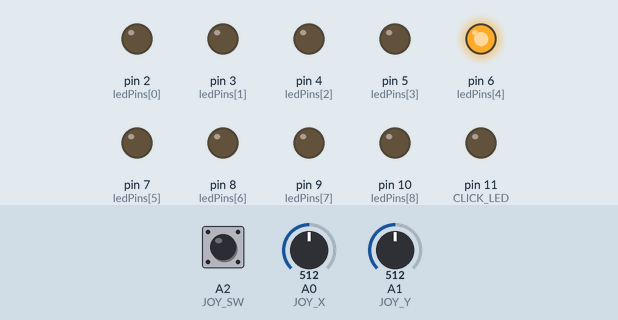
Simulated run of this sketch. Board: Arduino Uno, built with avr-gcc and run on an emulated ATmega328P. Shown: output pins drawn as LEDs (lit = HIGH). The inputs (shaded band) are chosen by the test bench; at power-on: A0 (JOY_X) = 512, A1 (JOY_Y) = 512, A2 (JOY_SW) HIGH.

Above: at 1.2 s.
1.3 s: A0 (JOY_X) set to 645
2.8 s: A0 (JOY_X) set to 672
At 3.6 s:
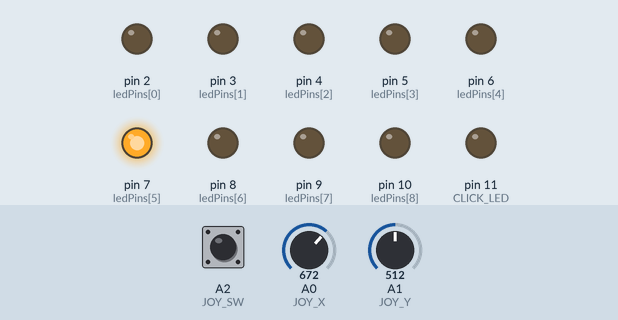
4.3 s: A1 (JOY_Y) set to 646
5.8 s: A1 (JOY_Y) set to 672
At 7.0 s:
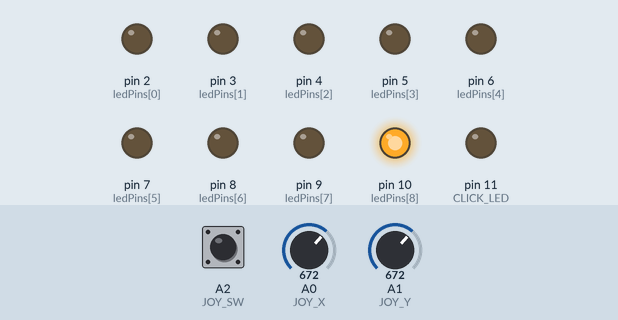
7.3 s: A2 (JOY_SW) pulled LOW for 0.15 s
At 7.38 s:
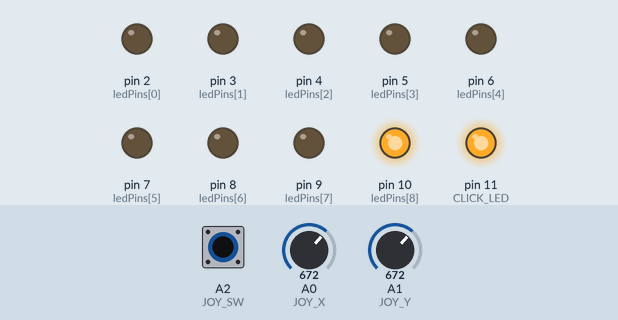
8.9 s: A0 (JOY_X) set to 511
At 10.0 s:
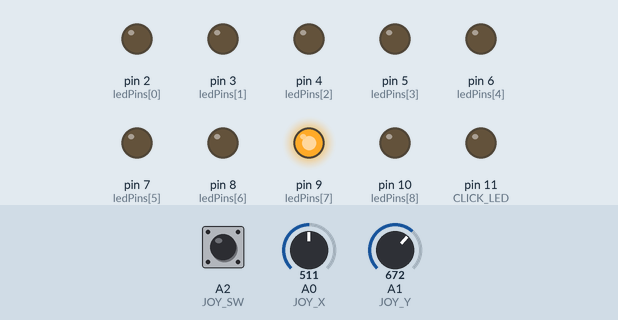
Timing chart, 0 to 11.4 s (numbered marks = the images above; inputs shaded):
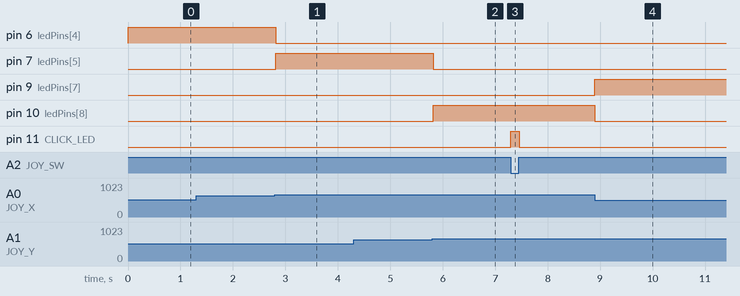

Measured:
- the behaviour switches between 662 and 663 on A0 (JOY_X) (found by bisection; images 0 and 1)
- the behaviour switches between 662 and 663 on A1 (JOY_Y) (found by bisection; images 1 and 2)
- after the input at 1.3 s, every drawn part: stays the same
- after the input at 2.8 s, pin 6 (ledPins[4]): HIGH → LOW at once; pin 7 (ledPins[5]): LOW → HIGH at once
- after the input at 4.3 s, every drawn part: stays the same
- after the input at 5.8 s, pin 7 (ledPins[5]): HIGH → LOW at once; pin 10 (ledPins[8]): LOW → HIGH at once
- after the input at 7.3 s, pin 11 (CLICK_LED): LOW → HIGH at once, → LOW 0.16 s later
- after the input at 8.9 s, pin 9 (ledPins[7]): LOW → HIGH at once; pin 10 (ledPins[8]): HIGH → LOW at once

The sketch:

Joystick_LED_CONTROLLER.INO
```cpp
// ============== PIN DEFINITIONS ==============
const int JOY_X = A0;
const int JOY_Y = A1;
const int JOY_SW = A2;     // Switch on A2 (analog pin works as digital)

// LED pins - 3x3 grid
const int ledPins[9] = {
  2, 3, 4,    // Top:    Left, Center, Right
  5, 6, 7,    // Middle: Left, Center, Right
  8, 9, 10    // Bottom: Left, Center, Right
};

const int CLICK_LED = 11;  // Separate pin for click LED

// ============== CALIBRATION ==============
const int CENTER = 512;
const int DEADZONE = 80;
const int THRESHOLD = 150;

// ============== SETUP ==============
void setup() {
  Serial.begin(9600);

  pinMode(JOY_X, INPUT);
  pinMode(JOY_Y, INPUT);
  pinMode(JOY_SW, INPUT_PULLUP);  // ← THIS FIXES IT

  // 9 grid LEDs
  for (int i = 0; i < 9; i++) {
    pinMode(ledPins[i], OUTPUT);
    digitalWrite(ledPins[i], LOW);
  }

  // Click LED
  pinMode(CLICK_LED, OUTPUT);
  digitalWrite(CLICK_LED, LOW);
}

// ============== MAIN LOOP ==============
void loop() {
  int xRaw = analogRead(JOY_X);
  int yRaw = analogRead(JOY_Y);
  bool clicked = (digitalRead(JOY_SW) == LOW);  // LOW = pressed

  int xOffset = xRaw - CENTER;
  int yOffset = yRaw - CENTER;

  int row, col;

  if (abs(xOffset) < DEADZONE && abs(yOffset) < DEADZONE) {
    row = 1;
    col = 1;
  } else {
    col = (xOffset < -THRESHOLD) ? 0 : (xOffset > THRESHOLD) ? 2 : 1;
    row = (yOffset < -THRESHOLD) ? 0 : (yOffset > THRESHOLD) ? 2 : 1;
  }

  int ledIndex = row * 3 + col;

  // Turn off all 9 grid LEDs, turn on selected one
  for (int i = 0; i < 9; i++) {
    digitalWrite(ledPins[i], (i == ledIndex) ? HIGH : LOW);
  }

  // Click LED - only ON when pressed
  if (clicked) {
    // Option 1: Just click LED on
    digitalWrite(CLICK_LED, HIGH);

    // Option 2: All LEDs on when clicked (uncomment below, comment above)
    // for (int i = 0; i < 9; i++) digitalWrite(ledPins[i], HIGH);
  } else {
    digitalWrite(CLICK_LED, LOW);
  }

  delay(20);
}
```
